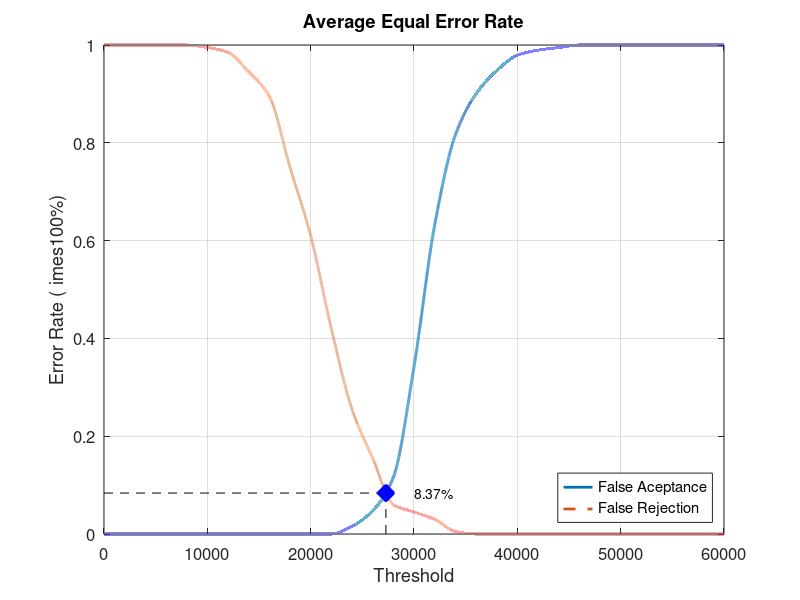
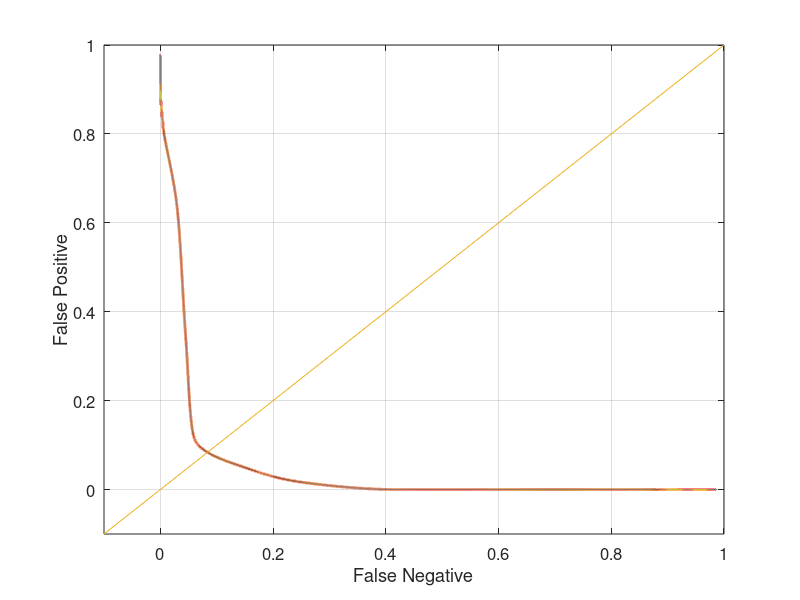

Source code (MATLAB) for these figures, in order:
close all;
clear;
clc;
x = 0:2000:60000;
xq = 0:0.5:60000;

y0 = [0 0 0 0 0 0 0 0 0 0 0 0 0.0157895 0.0473684 0.115789 0.342105 0.631579 0.815789 0.9 0.947368 0.978947 0.989474 0.994737 1 1 1 1 1 1 1 1]
yy0 = interp1(x, y0, xq, 'pchip');
y1 = [1 1 1 1 1 0.995 0.985 0.945 0.895 0.75 0.61 0.42 0.255 0.155 0.06 0.045 0.03 0.005 0 0 0 0 0 0 0 0 0 0 0 0 0]
yy1 = interp1(x, y1, xq, 'pchip');

% Calculating EER: 
y2 = abs(y0 - y1);
find(y2 == min(y2))
yy2 = abs(yy0 - yy1);
xEER = find(yy2 == min(yy2));
xEERIndex = xq(xEER) % X-axis EER
yEER = yy0(xEER) % Y-axis EER

main = figure
plot(xq, yy0,'-','LineWidth', 2);	hold on
plot(xq, yy1,'--','LineWidth', 2);	hold on
plot([xEERIndex xEERIndex], [0 yEER], 'k--');	hold on
plot([0 xEERIndex], [yEER yEER], 'k--');	hold on
plot(xEERIndex, yEER, 'bx', 'LineWidth', 10);	hold on
text(xEERIndex + 10 * xEERIndex / 100, yEER, [num2str(round((10000 * yEER)) / 100) '%'])
legend('False Aceptance', 'False Rejection', 'Location', 'SouthEast')
xlabel('Threshold')
ylabel('Error Rate (	imes100%)')
title('Average Equal Error Rate')
set(gca, 'FontSize', 12)
axis([0 60000 0 1])
grid on

print(main, 'Database2_2Main', '-dpng');
FNRxFPR = figure('Color', [1 1 1]);
plot(yy1, yy0, '-', yy1, yy0, 'LineWidth', 2);
hold on
y = -0.1:0.1:1
plot(y, y); 
set(gca, 'FontSize', 12)
xlabel('False Negative')
ylabel('False Positive')
axis([-0.1 1 -0.1 1])
set(gca, 'FontSize', 12)
grid on

print(FNRxFPR, 'Database2_2FNRxFPR','-dpng');
